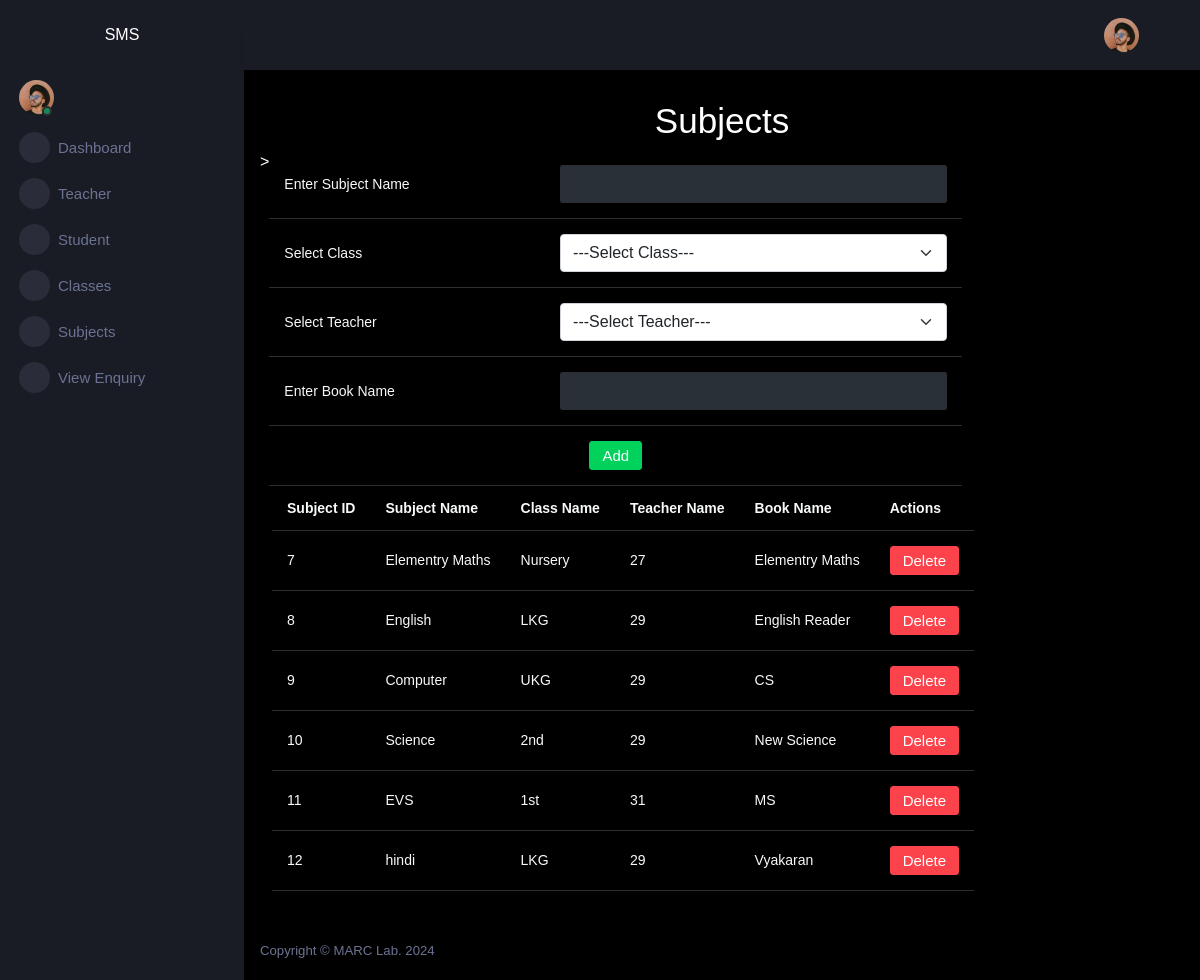
Screenshot of /adminapp/subjects (signed in) with the database file from the repository.
### user/models.py (models this page shows)
class Subject(models.Model):
    id=models.AutoField(primary_key=True)
    name=models.CharField(max_length=30)
    classid=models.CharField(max_length=24)
    teacherid=models.CharField(max_length=25)
    book=models.FileField()

### adminapp/views.py (the view, shortened to what this page needs)
# urls.py: path('subjects',views.subjects,name="subjects"),
def subjects(request):
    try:
        if request.session['username']!=None:
            cl=Class.objects.all()
            sub=Subject.objects.all()
            teacher=Teacher.objects.all()
            return render(request,'subjects.html',locals())
    except:
        return render(request,'login')

### adminapp/templates/subjects.html (shortened to what this page needs)
{% extends "adminparent.html" %}
{% block body %}
    <div class="row">
        <div class="col-sm-12">
            <h1 style="text-align:center;">Subjects</h1>
              <form action="" method="post" class="row">
                <table class="table text-light w-75">
                    <tr>
                        <td>Enter Subject Name</td>
                        <td><input type="text" name="name" class="form-control"></td>
                    </tr>
                    <tr>
                        <td>Select Class</td>
                        <td>
                        <select name="classid" class="form-select">
                            <option selected>---Select Class---</option>
                        </select>
                        </td>
                    </tr>
                    <tr>
                        <td>Select Teacher</td>
                        <td>
                        <select name="teacherid" class="form-select">
                            <option selacted>---Select Teacher---</option>
                            </select>
                        </td>
                    </tr>
                        <td>Enter Book Name</td>>
                        <td>
                            <input type="text"name="book" class="form-control">
                        </td>
                    <tr>
                        <td colspan="2" class="text-center">
                            <button type="submit" class="btn btn-success">Add</button>
                        </td>
                    </tr>
                </table>
              </form>
        </div>
    </div>
    <div class="row">
        <div class="col-sm-12">
                <table class="table text-light w-75">
                    <tr>
                        <th>Subject ID</th>
                        <th>Subject Name</th>
                        <th>Class Name</th>
                        <th>Teacher Name</th>
                        <th>Book Name</th>
                        <th>Actions</th>
                    </tr>
                 {% for s in sub %}
                    <tr>
                        <td>{{s.id}}</td>
                        <td>{{s.name}}</td>
                        <td>{{s.classid}}</td>
                        <td>{{s.teacherid}}</td>
                        <td>{{s.book}}</td>
                        <td>
                            <a href="" class="btn btn-danger">Delete</a>
                        </td>
                    </tr>
                    {% endfor%}
                </table>
            </div>
            </div>
{% endblock body %}

### adminapp/templates/adminparent.html (style rules this page uses)
input { color:white !important; }
::placeholder { color:white !important; }

### rows the page displays
Subject: id "7", name "Elementry Maths", classid "Nursery", teacherid "27", book "Elementry Maths"
Subject: id "8", name "English", classid "LKG", teacherid "29", book "English Reader"
Subject: id "9", name "Computer", classid "UKG", teacherid "29", book "CS"
Subject: id "10", name "Science", classid "2nd", teacherid "29", book "New Science"
Subject: id "11", name "EVS", classid "1st", teacherid "31", book "MS"
Subject: id "12", name "hindi", classid "LKG", teacherid "29", book "Vyakaran"
